Frame 1 (no input): blank canvas, image omitted
Frame 60 (no input): blank canvas, image omitted
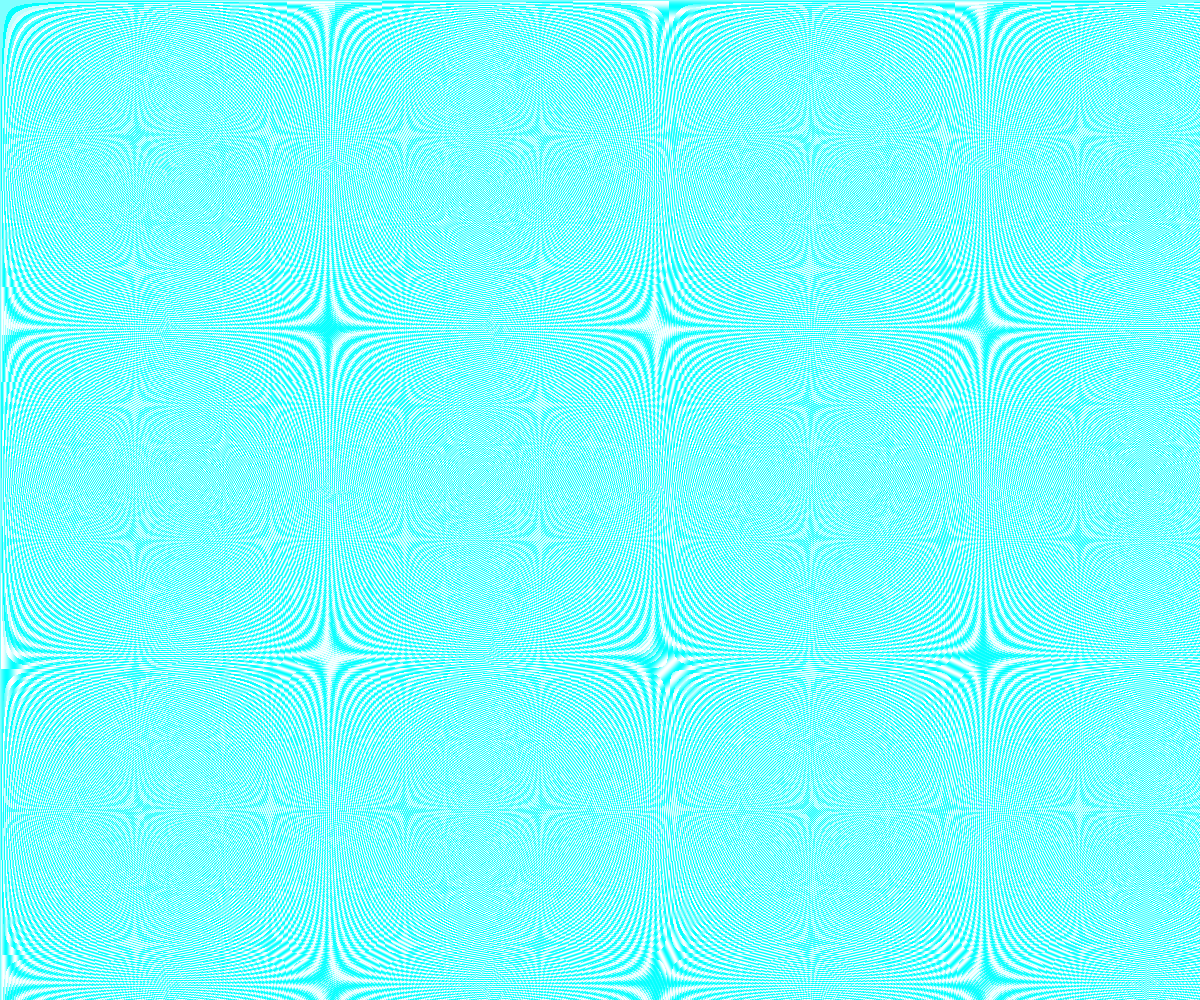
Frame 120 (the mouse pressed at the canvas centre since frame 60)

The p5.js sketch whose frames 1 and 60 were blank and that drew this single picture after the mouse press (run headless with seeded random() and noise() and a simulated clock; from frame 60 on, the mouse is pressed at the canvas centre):

// p5.js sketch
// ── sketch.js
function setup() {
  createCanvas(windowWidth, windowHeight);
  pixelDensity(1);
}

function draw() {
  background(51);

  function canvasWave2D(sizeX,sizeY)
{
  loadPixels();
  const TAU = Math.PI * 2;
  for (let x = 0; x < width; x++) {
    for (let y = 0; y < height; y++) {
      const red = 255 * 0.5 * sin(floor(y * x * TAU /sizeX)*4321) + 255 * 0.5
      
      const index = 4 * (x + y * width);
      pixels[index + 0] = red;
      pixels[index + 1] = sizeY;
      pixels[index + 2] = sizeX;
      pixels[index + 3] = 255;
    }
  }
  updatePixels();
}

canvasWave2D(mouseX, mouseY);

  }
  

// ── blackhole.js
class Blackhole {
    constructor(x,y,m){
    this.pos = createVector(x,y);
    this.mass = m;
    this.rs = (2 * G * this.mass) / (c*c);
    console.log(this.rs);
    }
    
    pull(photon){
      const force = p5.Vector.sub(this.pos, photon.pos);
      const r = force.mag();
      //force
      const fg = G * this.mass / (r*r);
      //force.setMag(fg * 0.5);
      //photon.vel.add(force);
      //photon.vel.limit(c);
      
      //calculate the distance between the photon and the event horizon
    //  const dist = r - this.rs;
      
    //  if (dist < 10){
    //    force.rotate(HALF_PI);
    //    force.setMag(photon.vel.magSq() / this.rs);
    //  }else{
    //    force.setMag(fg * 0.5);
    //  }
    //  photon.vel.add(force);
    const dist = r - this.rs;
      
      if (dist < 10){
        // Calculate tangential velocity required for circular orbit
        const v = sqrt(G * this.mass / r);
        
        // Set photon's velocity to the tangential velocity, keeping direction perpendicular to force vector
        force.rotate(HALF_PI);
        photon.vel = force.copy().setMag(v);
      } else {
        force.setMag(fg * 0.5);
        photon.vel.add(force);
      }
    }
  
    
    show(){
      //event horizon
      fill(0);
      noStroke();
      circle(this.pos.x, this.pos.y, this.rs); 
      
      //photon sphere
      noFill();
      strokeWeight(6);
      stroke(255,0,0);//red
      circle(this.pos.x, this.pos.y, this.rs*2 + 6);
      
      //accretion disc
      noFill();
      stroke(255,156,0);//orange
      strokeWeight(12);
      circle(this.pos.x, this.pos.y, this.rs*4 + 6);
      
  
      
    }
  }
// ── photon.js
class Photon{
  
    constructor(x, y){
      this.pos = createVector(x,y);
      //velocity
      this.vel = createVector(-c,0);
      this.history = [];
    }
    
    update(){
      this.history.push(this.pos.copy());
      const deltaV = this.vel.copy();
      deltaV.mult(dt);
      this.pos.add(deltaV);
      //line
      if (this.history.length > 500){
        this.history.splice(0,1);
      }
    }
    
    show(){
      //ball
      strokeWeight(5);
      stroke(255,0,0);
      
      //rotate
      
  
      point(this.pos.x, this.pos.y);
      
      //line
      stroke(0);
      strokeWeight(1);
      stroke(255,255,0);
      noFill();
      beginShape();
      for (let v of this.history){
        vertex(v.x, v.y);
      }   
      endShape();
    }
  }
  
